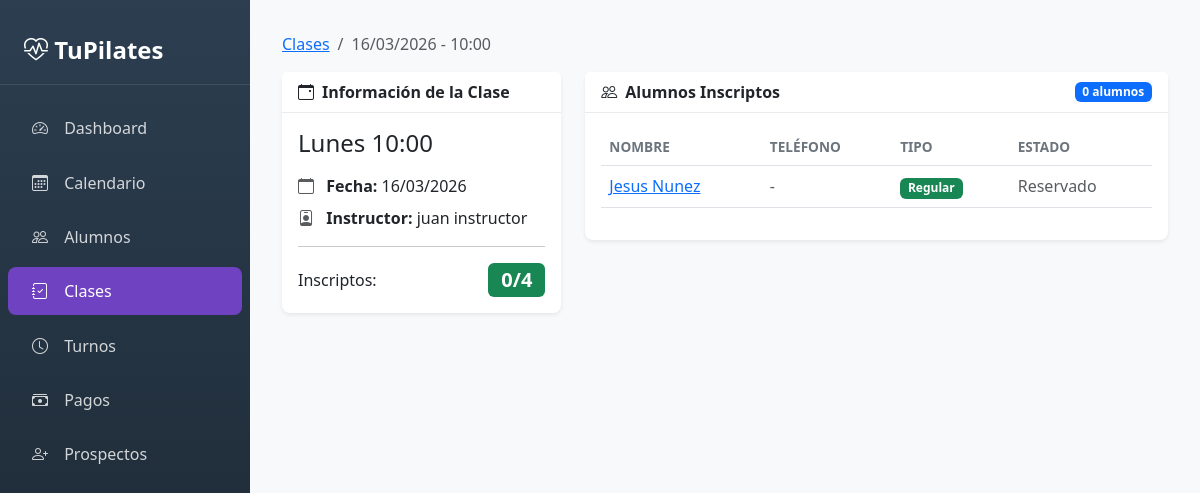
The app's page /panel/clases/5/ with its own data.
### Pilapp/models.py (models this page shows, shortened)
class Clase(models.Model):
    id_clase = models.AutoField(primary_key=True)
    id_instructor = models.ForeignKey(Instructor, on_delete=models.CASCADE)
    id_turno = models.ForeignKey(Turno, on_delete=models.CASCADE)
    fecha = models.DateField()
    total_inscriptos = models.IntegerField(default=0)

class Turno(models.Model):
    DIAS_CHOICES = [
        ('Lunes', 'Lunes'),
        ('Martes', 'Martes'),
        ('Miércoles', 'Miércoles'),
        ('Jueves', 'Jueves'),
        ('Viernes', 'Viernes'),
        ('Sábado', 'Sábado'),
    ]
    id_turno = models.AutoField(primary_key=True)
    horario = models.TimeField()
    dia = models.CharField(max_length=10, choices=DIAS_CHOICES)

class Instructor(models.Model):
    id_instructor = models.AutoField(primary_key=True)
    id_persona = models.ForeignKey(Persona, on_delete=models.CASCADE)

class Persona(models.Model):
    id_persona = models.AutoField(primary_key=True)
    nombre = models.CharField(max_length=100)
    apellido = models.CharField(max_length=100)
    telefono = models.CharField(max_length=20, blank=True, null=True)
    ruc = models.CharField(max_length=20, blank=True, null=True)
    observaciones = models.TextField(blank=True, null=True)

class AlumnoClase(models.Model):
    id_alumno_clase = models.AutoField(primary_key=True)
    id_alumno_paquete = models.ForeignKey(AlumnoPaquete, on_delete=models.CASCADE)
    id_clase = models.ForeignKey(Clase, on_delete=models.CASCADE)
    estado = models.CharField(max_length=50, choices=[("asistió", "Asistió"), ("faltó", "Faltó"), ("canceló", "Canceló"), ("recuperó", "Recuperó"), ("reprogramó","Reprogramó"), ("pendiente", "Pendiente")])

class AlumnoPaquete(models.Model):
    id_alumno_paquete = models.AutoField(primary_key=True)
    id_alumno = models.ForeignKey(Alumno, on_delete=models.CASCADE)
    id_paquete = models.ForeignKey(Paquete, on_delete=models.CASCADE)
    estado = models.CharField(max_length=50, choices=[("activo", "Activo"), ("expirado", "Expirado")])
    estado_pago = models.CharField(max_length=50, choices=[
        ("pendiente", "Pendiente"),
        ("pagado", "Pagado"),
        ("parcial", "Pago Parcial")
    ], default="pendiente")
    clases_usadas = models.IntegerField(default=0)
    fecha_inicio = models.DateField(null=True)

class Alumno(models.Model):
    id_alumno = models.AutoField(primary_key=True)
    id_persona = models.ForeignKey(Persona, on_delete=models.CASCADE)
    canal_captacion = models.CharField(max_length=100, blank=True, null=True)
    ultima_clase = models.DateField(blank=True, null=True)
    estado = models.CharField(max_length=50, choices=[
        ('ocasional', 'Ocasional'),  # Attends without package
        ('regular', 'Regular'),       # Has an active package
        ('inactivo', 'Inactivo')      # No active packages
    ], default='ocasional')

### Pilapp/views_panel.py (the view)
def panel_clase_detalle(request, id_clase):
    clase = get_object_or_404(Clase.objects.select_related('id_turno', 'id_instructor__id_persona'), id_clase=id_clase)
    alumnos_regulares = AlumnoClase.objects.filter(id_clase=clase).select_related(
        'id_alumno_paquete__id_alumno__id_persona'
    )
    alumnos_ocasionales = AlumnoClaseOcasional.objects.filter(id_clase=clase).select_related(
        'id_alumno__id_persona'
    )
    return render(request, 'admin_panel/clases/detalle.html', {
        'clase': clase,
        'alumnos_regulares': alumnos_regulares,
        'alumnos_ocasionales': alumnos_ocasionales,
    })

### Pilapp/templates/admin_panel/clases/detalle.html (shortened to what this page needs)
{% extends 'admin_panel/base.html' %}
{% block content %}
<nav aria-label="breadcrumb" class="mb-3">
    <ol class="breadcrumb">
        <li class="breadcrumb-item"><a href="{% url 'panel_clases' %}">Clases</a></li>
        <li class="breadcrumb-item active">{{ clase.fecha|date:"d/m/Y" }} - {{ clase.id_turno.horario|time:"H:i" }}</li>
    </ol>
</nav>
<div class="row g-4">
    <div class="col-md-4">
        <div class="card">
            <div class="card-header">
                <i class="bi bi-calendar-event me-2"></i>Información de la Clase
            </div>
            <div class="card-body">
                <h4 class="mb-3">{{ clase.id_turno.dia }} {{ clase.id_turno.horario|time:"H:i" }}</h4>
                <p class="mb-2">
                    <i class="bi bi-calendar me-2 text-muted"></i>
                    <strong>Fecha:</strong> {{ clase.fecha|date:"d/m/Y" }}
                </p>
                <p class="mb-2">
                    <i class="bi bi-person-badge me-2 text-muted"></i>
                    <strong>Instructor:</strong> {{ clase.id_instructor.id_persona.nombre }} {{ clase.id_instructor.id_persona.apellido }}
                </p>
                <hr>
                <div class="d-flex justify-content-between align-items-center">
                    <span>Inscriptos:</span>
                    <span class="badge fs-5 {% if clase.total_inscriptos >= 4 %}bg-danger{% elif clase.total_inscriptos >= 2 %}bg-warning{% else %}bg-success{% endif %}">
                        {{ clase.total_inscriptos }}/4
                    </span>
                </div>
            </div>
        </div>
    </div>
    <div class="col-md-8">
        <div class="card">
            <div class="card-header d-flex justify-content-between align-items-center">
                <span><i class="bi bi-people me-2"></i>Alumnos Inscriptos</span>
                <span class="badge bg-primary">{{ clase.total_inscriptos }} alumnos</span>
            </div>
            <div class="card-body">
                {% if alumnos_regulares or alumnos_ocasionales %}
                <div class="table-responsive">
                    <table class="table table-hover">
                        <thead>
                            <tr>
                                <th>Nombre</th>
                                <th>Teléfono</th>
                                <th>Tipo</th>
                                <th>Estado</th>
                            </tr>
                        </thead>
                        <tbody>
                            {% for ac in alumnos_regulares %}
                            <tr>
                                <td>
                                    <a href="{% url 'panel_alumno_detalle' ac.id_alumno_paquete.id_alumno.id_alumno %}">
                                        {{ ac.id_alumno_paquete.id_alumno.id_persona.nombre }}
                                        {{ ac.id_alumno_paquete.id_alumno.id_persona.apellido }}
                                    </a>
                                </td>
                                <td>
                                    {% if ac.id_alumno_paquete.id_alumno.id_persona.telefono %}
                                    <a href="https://wa.me/{{ ac.id_alumno_paquete.id_alumno.id_persona.telefono }}" target="_blank">
                                        <i class="bi bi-whatsapp text-success"></i>
                                        {{ ac.id_alumno_paquete.id_alumno.id_persona.telefono }}
                                    </a>
                                    {% else %}
                                    <span class="text-muted">-</span>
                                    {% endif %}
                                </td>
                                <td><span class="badge bg-success">Regular</span></td>
                                <td>
                                    {% if ac.estado == 'asistió' %}
                                    <span class="text-success"><i class="bi bi-check-circle-fill"></i> Asistió</span>
                                    {% elif ac.estado == 'faltó' %}
                                    <span class="text-danger"><i class="bi bi-x-circle-fill"></i> Faltó</span>
                                    {% elif ac.estado == 'pendiente' %}
                                    <span class="text-warning"><i class="bi bi-clock-fill"></i> Pendiente</span>
                                    {% else %}
                                    <span class="text-muted">{{ ac.estado|title }}</span>
                                    {% endif %}
                                </td>
                            </tr>
                            {% endfor %}
                        </tbody>
                    </table>
                </div>
                {% else %}
                <p class="text-muted text-center py-4 mb-0">
                    <i class="bi bi-person-x me-2"></i>No hay alumnos inscriptos en esta clase
                </p>
                {% endif %}
            </div>
        </div>
    </div>
</div>
{% endblock %}

### Pilapp/templates/admin_panel/base.html (style rules this page uses)
:root { --sidebar-width: 250px; --primary-color: #6f42c1; --secondary-color: #e9ecef; }
body { min-height: 100vh; background-color: #f8f9fa; }
.card { border: none; box-shadow: 0 0.125rem 0.25rem rgba(0,0,0,0.075); border-radius: 0.5rem; }
.card-header { background-color: #fff; border-bottom: 1px solid #e9ecef; font-weight: 600; }
.table th { font-weight: 600; color: #6c757d; font-size: 0.85rem; text-transform: uppercase; }

### records on screen
Clase: fecha "16/03/2026", id_turno.horario "10:00", id_turno.dia "Lunes", id_instructor.id_persona.nombre "juan", id_instructor.id_persona.apellido "instructor", total_inscriptos "0"
AlumnoClase: id_alumno_paquete.id_alumno.id_persona.nombre "Jesus", id_alumno_paquete.id_alumno.id_persona.apellido "Nunez", estado "Reservado"
